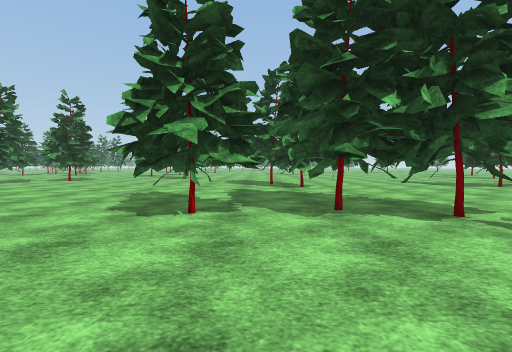
View 1 (above)

24 first-person views from a walk through a 3-D level made in the Unity game engine. The camera is 1.2 m above the floor, tilts 2° down and sees 85° across. The floor is counted in squares, 2 m on a side. Each view is taken from the middle of a square. On the plan, view 1 faces up. The plan holds only what a view shows up to about 9 squares ahead; the rest is blank. The place goes on beyond the plan. The player is left out. Some surface patterns are stand-ins.

View 2
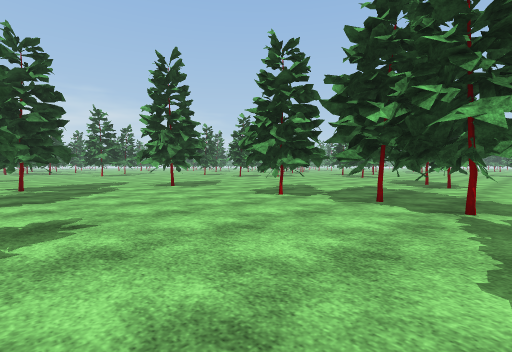

View 3
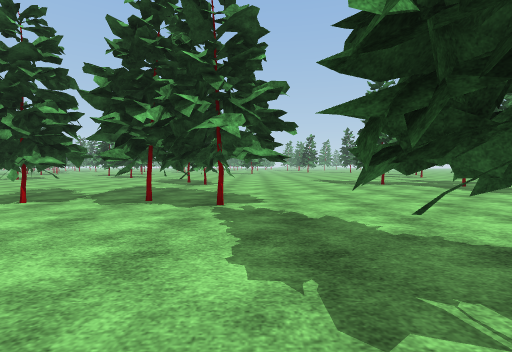

View 4
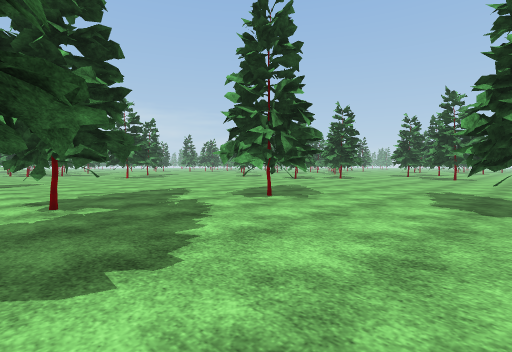

View 5
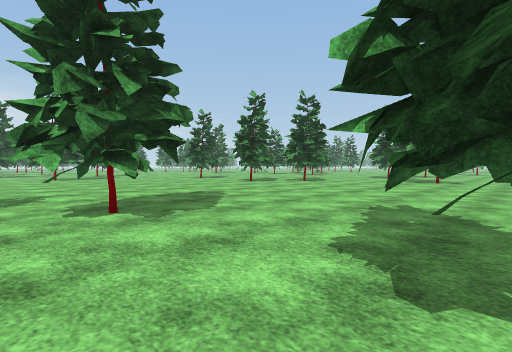

View 6
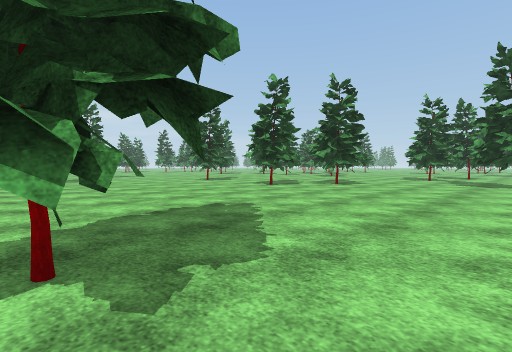

View 7
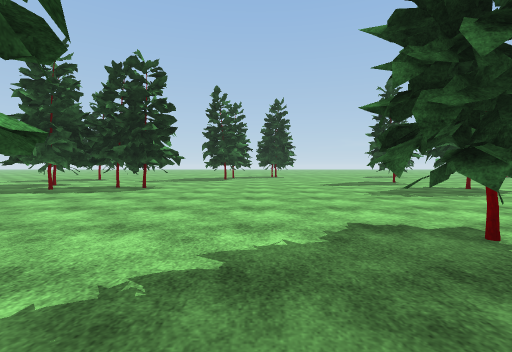

View 8
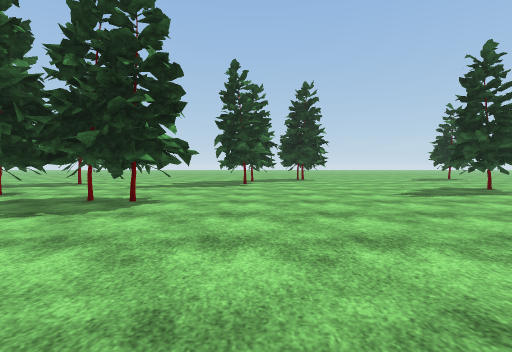

View 9
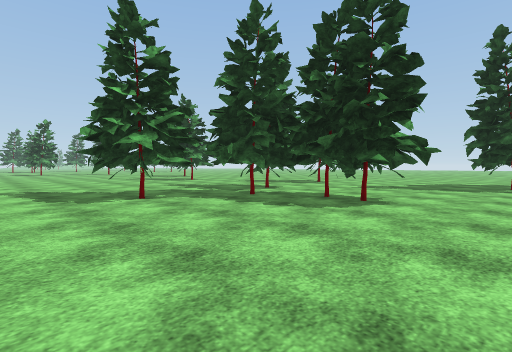

View 10
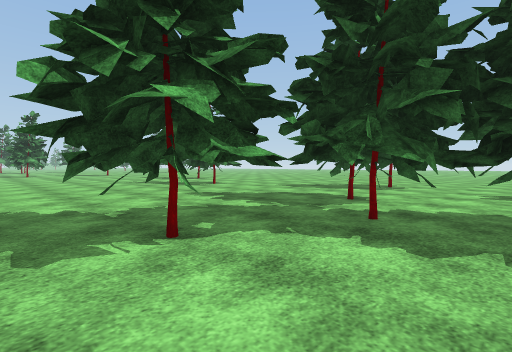

View 11
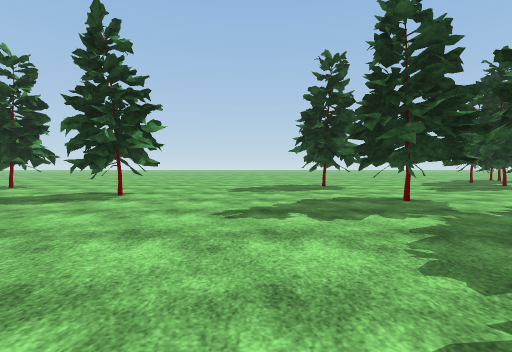

View 12
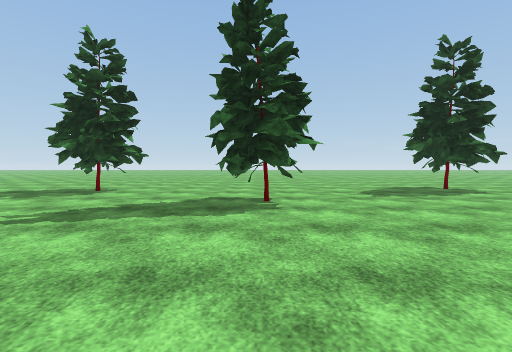

View 13
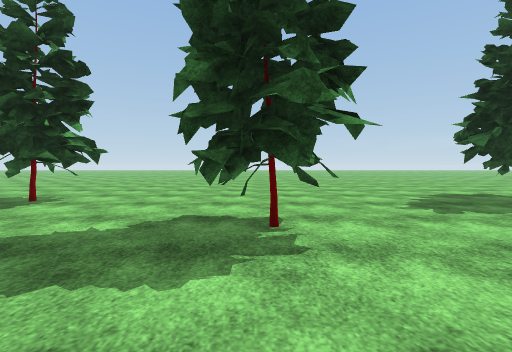

View 14
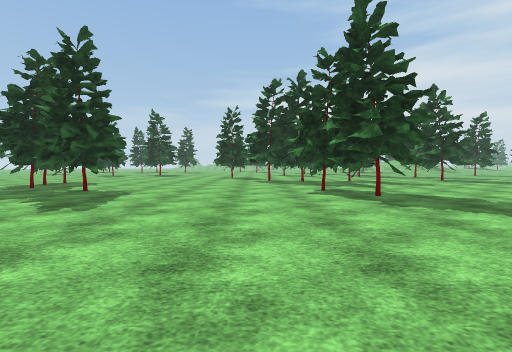

View 15
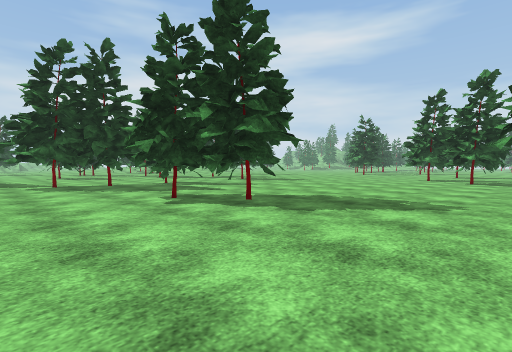

View 16
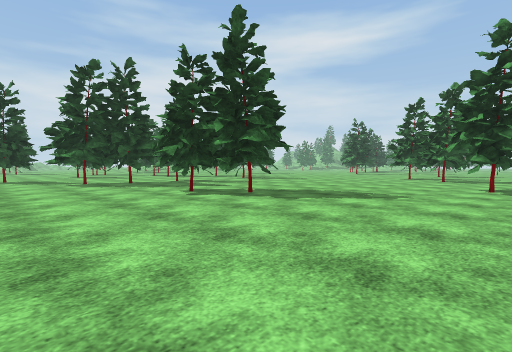

View 17
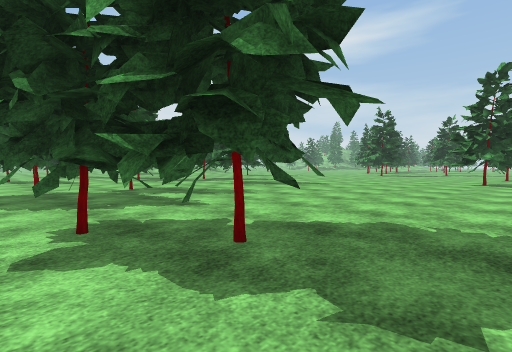

View 18
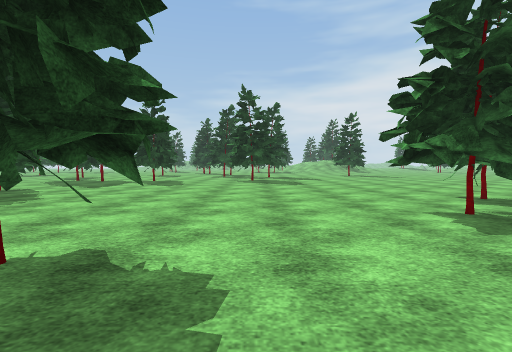

View 19
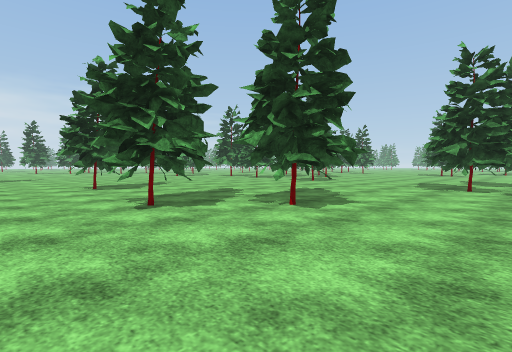

View 20
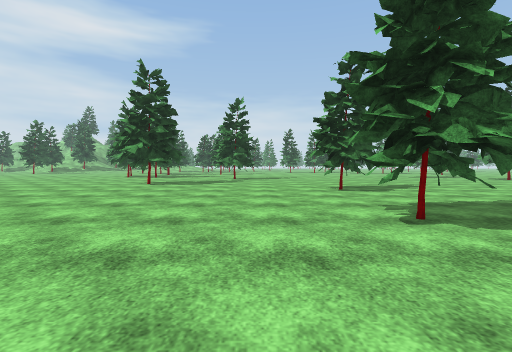

View 21
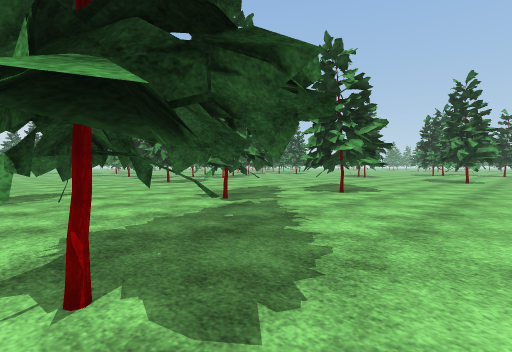

View 22
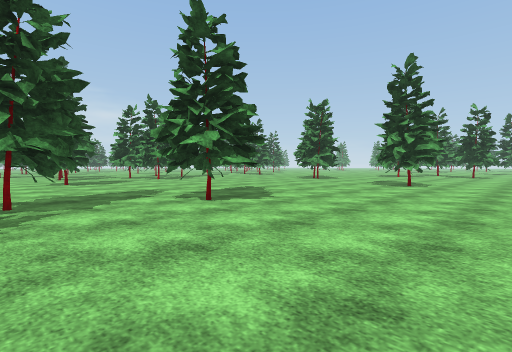

View 23
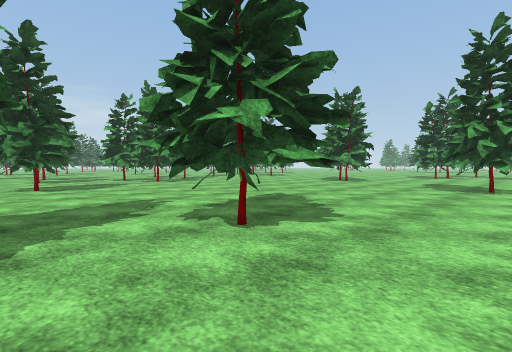

View 24
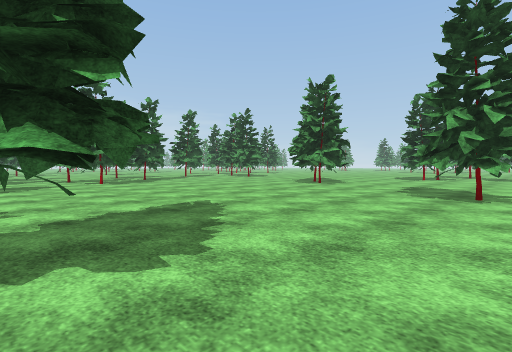

### Floor plan
Key: @ floor where view 1 was taken; # wall or solid block; . floor; T thing the floor can be seen under or through.
Columns run from 16 left of view 1 to 14 right of it. Each row starts with its distance up from view 1.
 26        .....#..
 25       ......##..
 24      ...........
 23     ............
 22     ............
 21   ..............
 20   ..............             ..
 19   .........#....            ..#
 18   ..##..........           ..##
 17    .......#.....       .. ...##
 16     ......#.....       ........
 15  ..............    .  .........
 14  ...........##.............##..
 13  ...........##.................
 12  ......###.....................
 11  ......###.....................
 10 ..##..###........#.............
  9 ................##.........T..#
  8  ................#.....TTTTT..#
  7  ........................TT....
  6  ........................TT....
  5   .......................TT....
  4   .............TTTTT..........#
  3  ..........##..T.TTT...........
  2  ..............................
  1  ..  ..........................
  0      .....##....@...##.........
 -1       ....#.## ..... ..........

Where each view was taken, in squares from view 1:
view 1: 0 up, 0 right, facing up
view 2: 1 down, 3 right, facing up-left
view 3: 1 down, 3 right, facing up
view 4: 1 down, 1 left, facing up-left
view 5: 2 up, 1 left, facing up-left
view 6: 3 up, 3 left, facing up-left
view 7: 2 up, 2 right, facing right
view 8: 3 up, 5 right, facing right
view 9: 3 up, 5 right, facing up-right
view 10: 6 up, 6 right, facing up-right
view 11: 11 up, 6 right, facing right
view 12: 14 up, 7 right, facing right
view 13: 14 up, 9 right, facing right
view 14: 15 up, 3 right, facing down
view 15: 13 up, 4 right, facing down-left
view 16: 14 up, 5 right, facing down-left
view 17: 11 up, 2 right, facing down-left
view 18: 15 up, 5 left, facing down
view 19: 8 up, 5 left, facing up-left
view 20: 8 up, 6 left, facing left
view 21: 13 up, 2 left, facing up-left
view 22: 16 up, 1 left, facing up-left
view 23: 17 up, 3 left, facing up-left
view 24: 19 up, 3 left, facing up-left
